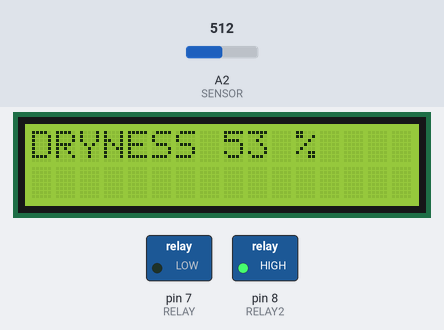
A sketch run on a simulated Arduino Uno, built with avr-gcc and run on an emulated ATmega328P. Shown: 16×2 character LCD, switched loads named in the sketch (green lamp = pin HIGH). The test bench sets the inputs (shaded band); at power-on: A2 (SENSOR) = 512.

Above: at 1.2 s.
1.3 s: A2 (SENSOR) set to 560
At 2.8 s:
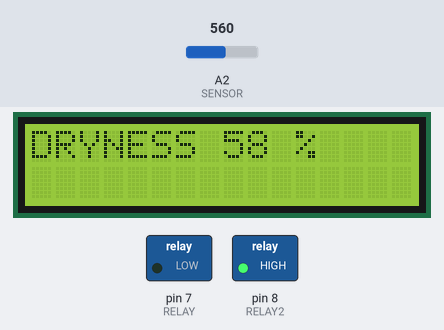
3.3 s: A2 (SENSOR) set to 581
At 5.2 s:
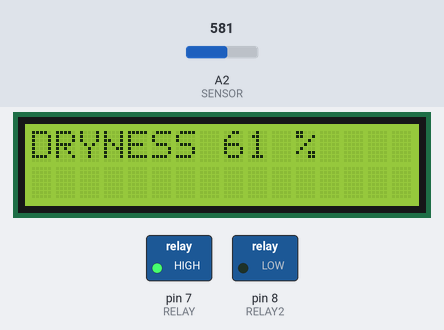
5.5 s: A2 (SENSOR) set to 716
At 6.4 s:
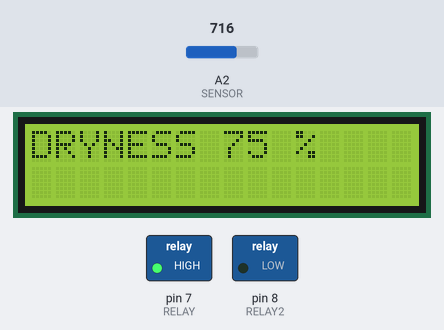
Timing chart, 0 to 8.5 s (numbered marks = the images above; inputs shaded):
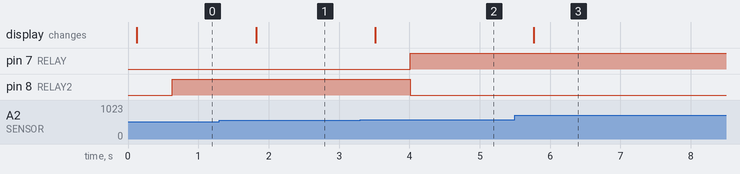

The sketch:

ALAN_-_SCIENCE_WATERED_PLANTS.ino
```cpp
#include<LiquidCrystal.h>
LiquidCrystal lcd(12,11,5,4,3,2);

int RELAY=7;   //D7
int RELAY2=8;   // D8
int SENSOR=16;  //A2

void setup() {
  pinMode(RELAY, OUTPUT);
  pinMode(RELAY2, OUTPUT);

  pinMode(SENSOR, INPUT);

  lcd.begin(16,2);
  lcd.print("PRUEBA");

}

void loop() {
  int  leer = analogRead(SENSOR);
  int humedad = map(leer, 0, 950,0,100);

  String valor="DRYNESS "+String(humedad)+ " %";
  //String valor = String(leer);

  lcd.begin(16,2);
  lcd.print(valor);
  delay(500);

 (humedad<60) ? digitalWrite(RELAY, LOW) : digitalWrite(RELAY,HIGH);
 (humedad<60) ? digitalWrite(RELAY2, HIGH) : digitalWrite(RELAY2,LOW);
}
```

Measured:
- the behaviour switches between 569 and 570 on A2 (SENSOR) (found by bisection; images 1 and 2)
- after the input at 1.3 s, the display: changes after 0.52 s (image 1)
- after the input at 3.3 s, pin 7 (RELAY): LOW → HIGH after 0.71 s; pin 8 (RELAY2): HIGH → LOW after 0.71 s; the display: changes after 0.21 s (image 2)
- after the input at 5.5 s, the display: changes after 0.27 s (image 3)
